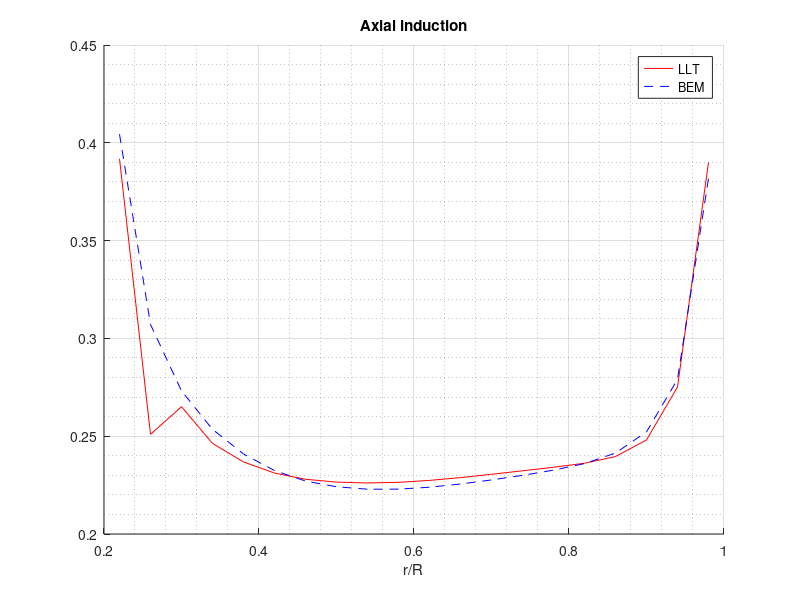
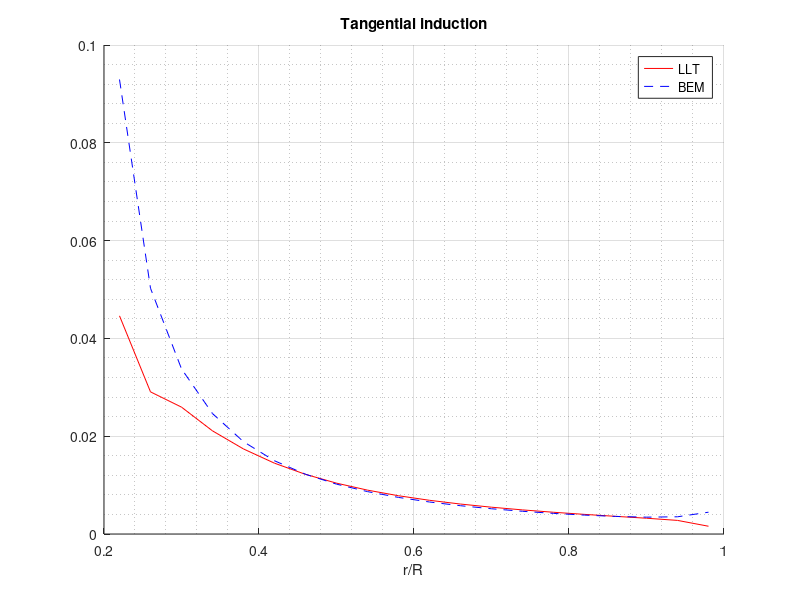
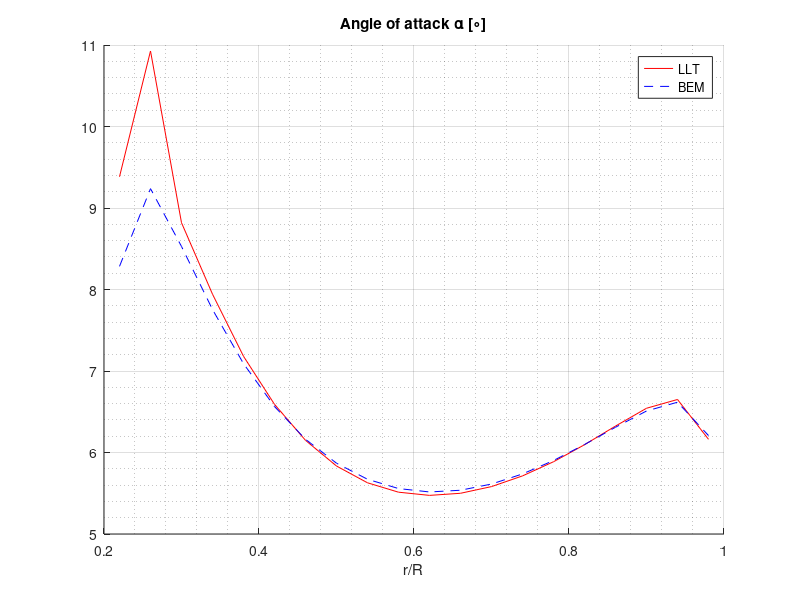
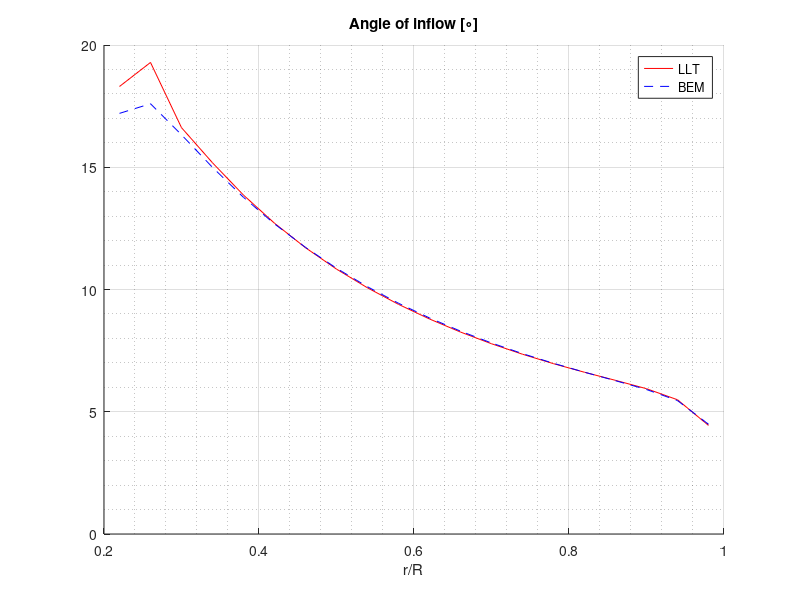

The MATLAB script that drew these images, in order:
%% plotting BEM vs LLT

windvel = [10,0,0];
TSR=8;
Radius=50;
Omega=norm(windvel)*TSR/Radius;
NBlades=3;

load('results_llt_N20.mat')
llt_N = length(results_llt)/NBlades;
load('results_bem_N20.mat');
bem_N = length(results_bem);

colors = ['r'; 'b'; 'g'; 'm'; 'y']; % define color scheme, more colors need to be added for larger analysis
% change inflow angle from rad to degrees
results_bem(:,9) = rad2deg(results_bem(:,9));
results_llt(:,9) = rad2deg(results_llt(:,9));
% non-dimensionalize circulation - only for llt!
results_llt(:,7) = results_llt(:,7)/(pi*norm(windvel)^2/(NBlades*Omega));

%% a
figure()
hold on
plot(results_llt(1:llt_N,1), results_llt(1:llt_N,2), '-', 'Color', colors(1), 'DisplayName',sprintf('LLT'))
plot(results_bem(:,1), results_bem(:,2), '--', 'Color', colors(2), 'DisplayName',sprintf('BEM'))
title('Axial induction')
grid on
grid minor
xlabel('r/R')
legend show
hold off

%% a'
figure()
hold on
plot(results_llt(1:llt_N,1), results_llt(1:llt_N,3), '-', 'Color', colors(1), 'DisplayName',sprintf('LLT'))
plot(results_bem(:,1), results_bem(:,3), '--', 'Color', colors(2), 'DisplayName',sprintf('BEM'))
title('Tangential induction')
grid on
grid minor
xlabel('r/R')
legend show
hold off

%% alpha
figure()
hold on
plot(results_llt(1:llt_N,1), results_llt(1:llt_N,8), '-', 'Color', colors(1), 'DisplayName',sprintf('LLT'))
plot(results_bem(:,1), results_bem(:,8), '--', 'Color', colors(2), 'DisplayName',sprintf('BEM'))
title('Angle of attack \alpha [\circ]')
grid on
grid minor
xlabel('r/R')
legend show
hold off

%% inflow
figure()
hold on
plot(results_llt(1:llt_N,1), results_llt(1:llt_N,9), '-', 'Color', colors(1), 'DisplayName',sprintf('LLT'))
plot(results_bem(:,1), results_bem(:,9), '--', 'Color', colors(2), 'DisplayName',sprintf('BEM'))
title('Angle of inflow [\circ]')
grid on
grid minor
xlabel('r/R')
legend show
hold off

%% CT
figure()
hold on
plot(results_llt(1:llt_N,1), NBlades*results_llt(1:llt_N,4), '-', 'Color', colors(1),'DisplayName',sprintf('LLT'))
plot(results_bem(:,1), results_bem(:,4), '--', 'Color', colors(2), 'DisplayName',sprintf('BEM'))
title('C_T')
grid on
grid minor
xlabel('r/R')
legend show
hold off

%% CP
figure()
hold on
plot(results_llt(1:llt_N,1), NBlades*results_llt(1:llt_N,5), '-', 'Color', colors(1), 'DisplayName',sprintf('LLT'))
plot(results_bem(:,1), results_bem(:,5), '--', 'Color', colors(2), 'DisplayName',sprintf('BEM'))
title('C_P')
grid on
grid minor
xlabel('r/R')
legend show
hold off

%% CQ
figure()
hold on
plot(results_llt(1:llt_N,1), NBlades*results_llt(1:llt_N,6), '-', 'Color', colors(1), 'DisplayName',sprintf('LLT'))
plot(results_bem(:,1), results_bem(:,6), '--', 'Color', colors(2), 'DisplayName',sprintf('BEM'))
title('C_Q')
grid on
grid minor
xlabel('r/R')
legend show
hold off

%% CN

%% Circulation
figure()
hold on
plot(results_llt(1:llt_N,1), results_llt(1:llt_N,7), '-', 'Color', colors(1), 'DisplayName',sprintf('LLT'))
plot(results_bem(:,1), results_bem(:,7), '--', 'Color', colors(2), 'DisplayName',sprintf('BEM'))
title('Circulation distribution (non-dimensionalized by \pi U_\infty^2 / \Omega N_{blades})')
grid on
grid minor
xlabel('r/R')
legend show
hold off

%% Fnorm
figure()
hold on
plot(results_llt(1:llt_N,1), results_llt(1:llt_N,10), '-', 'Color', colors(1), 'DisplayName',sprintf('LLT'))
plot(results_bem(:,1), results_bem(:,10), '--', 'Color', colors(2), 'DisplayName',sprintf('BEM'))
title('Fnorm')
grid on
grid minor
xlabel('r/R')
legend show
hold off

%% Ftan
figure()
hold on
plot(results_llt(1:llt_N,1), results_llt(1:llt_N,11), '-', 'Color', colors(1), 'DisplayName',sprintf('LLT'))
plot(results_bem(:,1), results_bem(:,11), '--', 'Color', colors(2), 'DisplayName',sprintf('BEM'))
title('Ftan')
grid on
grid minor
xlabel('r/R')
legend show
hold off